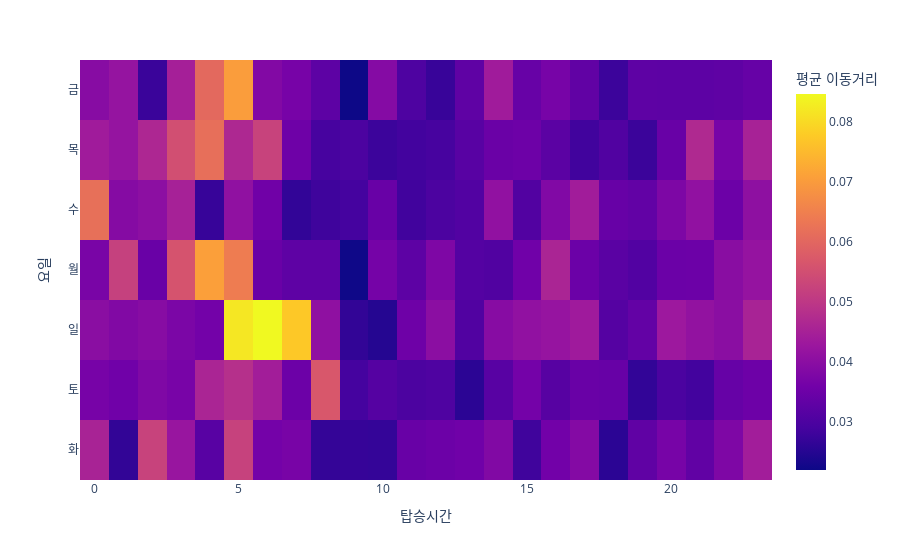

Notebook source saved alongside this figure:
### Markdown cell above
## `(2)` 요일,시간에 따른 평균이동거리 시각화 – 25점

자료 `df`에서 시간에 따른 평균이동거리를 구하고 이를 대시보드에
시각화하라.

**README**

-   요일은 `{0:'월',1:'화',2:'수',3:'목',4:'금',5:'토',6:'일'}`의 규칙에
    따라 변환할 것

### Code cell
pivot_table = df.pivot_table(values='dist', index='dayofweek_kr', columns='pickup_hour', aggfunc='mean')

fig2 = px.imshow(pivot_table, labels=dict(color="평균 이동거리"), x=pivot_table.columns, y=pivot_table.index,)

fig2.update_layout(
    xaxis_title="탑승시간",
    yaxis_title="요일",
)
fig2.show()

### Figure 1 — Plotly figure (JSON) as saved in the notebook; plotly's stock layout.template omitted (floating-point values rounded to 4 significant figures; data arrays with more than 128 entries replaced by an {"elided": "..."} marker saying what was removed)
{"data": [{"coloraxis": "coloraxis", "hovertemplate": "pickup_hour: %{x}<br>dayofweek_kr: %{y}<br>평균 이동거리: %{z}<extra></extra>", "name": "0", "type": "heatmap", "x": [0, 1, 2, 3, 4, 5, 6, 7, 8, 9, 10, 11, 12, 13, 14, 15, 16, 17, 18, 19, 20, 21, 22, 23], "xaxis": "x", "y": ["금", "목", "수", "월", "일", "토", "화"], "yaxis": "y", "z": {"elided": "7x24 float values"}}], "layout": {"autosize": true, "coloraxis": {"colorbar": {"title": {"text": "평균 이동거리"}}, "colorscale": [[0, "#0d0887"], [0.1111, "#46039f"], [0.2222, "#7201a8"], [0.3333, "#9c179e"], [0.4444, "#bd3786"], [0.5556, "#d8576b"], [0.6667, "#ed7953"], [0.7778, "#fb9f3a"], [0.8889, "#fdca26"], [1, "#f0f921"]]}, "margin": {"t": 60}, "xaxis": {"anchor": "y", "autorange": true, "constrain": "domain", "domain": [0, 1], "range": [-0.5, 23.5], "scaleanchor": "y", "title": {"text": "탑승시간"}, "type": "linear"}, "yaxis": {"anchor": "x", "autorange": true, "constrain": "domain", "domain": [0, 1], "range": [6.5, -0.5], "title": {"text": "요일"}, "type": "category"}}}
